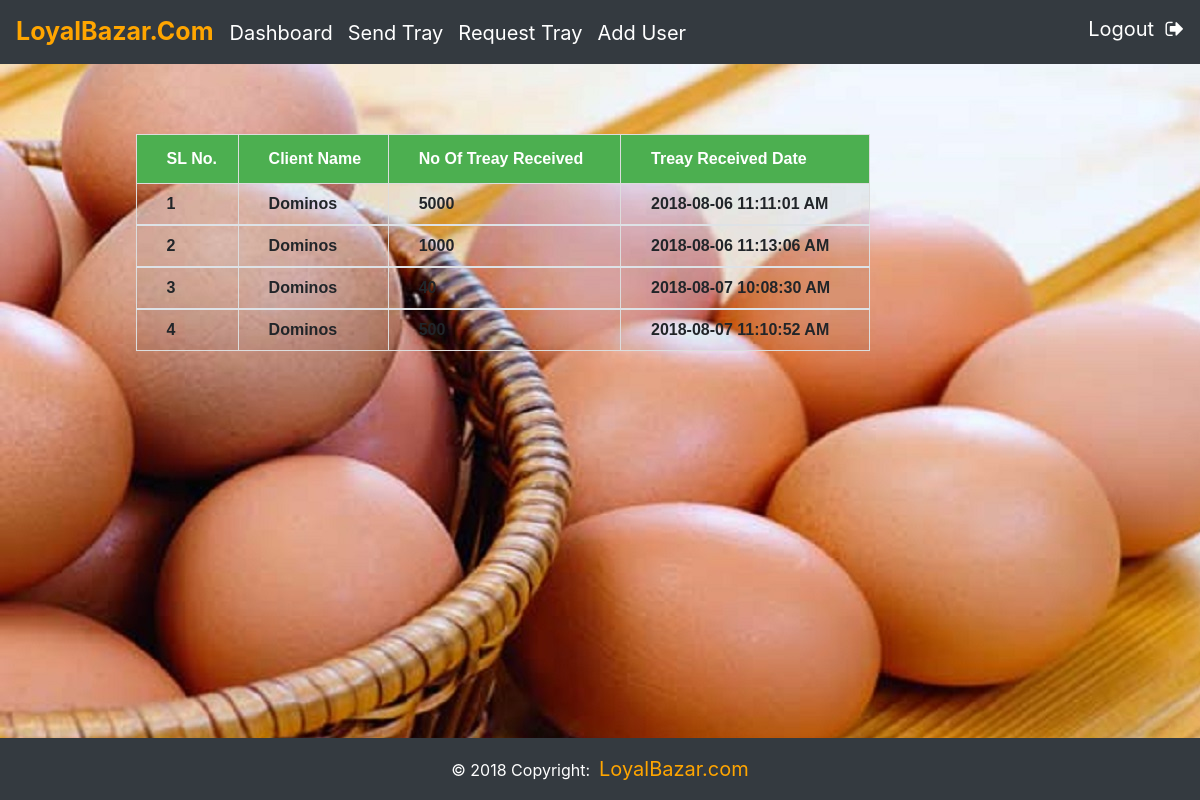
Page /LoyalBazar/loyalMaster.php?Page=clientDashboard (signed in) on the committed database.
### tables this page shows
CREATE TABLE `loyal_client_db` (
  `ID` int(30) NOT NULL,
  `ClientName` varchar(100) DEFAULT NULL,
  `noTreayRecieved` int(30) DEFAULT NULL,
  `TreaySentDate` varchar(100) NOT NULL,
  `CompanyID` int(30) DEFAULT NULL
);

### LoyalBazar/loyalClientDashboard.php (the view, shortened to what this page needs)
<?php
	$userName=$_SESSION['UserName'];
?>
<div class="container" id="c2" style="display:show;">
	<div class="row">
		<div class="col-md-12" style="margin-top: 30px;">
			<table class="table table-striped table-eco" id="customers">
				<thead>
			    	<tr>
			    		<th valign="middle">SL No.</th>
					    <th valign="middle">Client Name </th>
					    <th valign="middle">No Of Treay Received</th>
					    <th valign="middle">Treay Received Date</th>
				   </tr>
					<?php
						$sql1="SELECT * FROM loyal_client_db WHERE ClientName='$userName'";
						$res1=mysqli_query($conn,$sql1) or die(mysqli_error($conn));
						$count=0;
						while($row1=mysqli_fetch_assoc($res1)){
							$client_name=$row1['ClientName'];
							$noTreayRecieved=$row1['noTreayRecieved'];
							$treayReceivedDate=$row1['TreaySentDate'];
							$count++;
						?>
							<tbody>
								<td><?php echo $count;?></td>
								<td><?php echo $client_name;?></td>
								<td><?php echo $noTreayRecieved;?></td>
								<td><?php echo $treayReceivedDate;?></td>
							</tbody>
						<?php } ?>
				</thead>
			</table>
		</div>
	</div>
</div>

### LoyalBazar/loyalMaster.php (style rules this page uses)
body { padding-top: 3.6rem; background-image: url("Images/egg-tray1.jpg"); height: 100% !important; background-repeat: no-repeat; }

### LoyalBazar/loyalClientDashboard.php (style rules this page uses)
#customers { font-family: "Trebuchet MS", Arial, Helvetica, sans-serif; border-collapse: collapse; width: 68%; margin-left: 7%; }
#customers td, #customers th { border: 1px solid #ddd; padding: 8px;padding-left: 30px; font-weight: bold; }
#customers th { padding-top: 12px; padding-bottom: 12px; padding-left: 30px; text-align: left; background-color: #4CAF50; color: white; }

### rows in the picture
loyal_client_db: ClientName "Dominos", noTreayRecieved "5000", TreaySentDate "2018-08-06 11:11:01 AM"
loyal_client_db: ClientName "Dominos", noTreayRecieved "1000", TreaySentDate "2018-08-06 11:13:06 AM"
loyal_client_db: ClientName "Dominos", noTreayRecieved "40", TreaySentDate "2018-08-07 10:08:30 AM"
loyal_client_db: ClientName "Dominos", noTreayRecieved "500", TreaySentDate "2018-08-07 11:10:52 AM"
